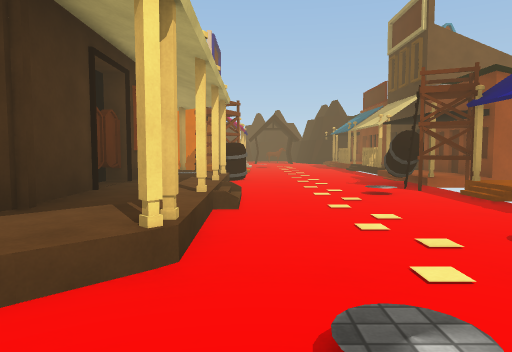
view 1 (above)

16 first-person views from a walk through a Unity game level. The camera is 1.4 m above the floor, tilts 4° down and sees 70° across. The floor is counted in squares, 2 m on a side. Each view is taken from the middle of a square. On the plan, view 1 faces up. The plan holds only what a view shows up to about 11 squares ahead; the rest is blank. The place goes on beyond the plan. The player character is not drawn. Surface patterns are stand-ins for the level's own textures.

view 2
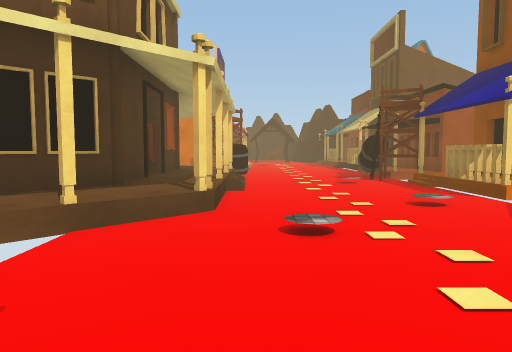

view 3
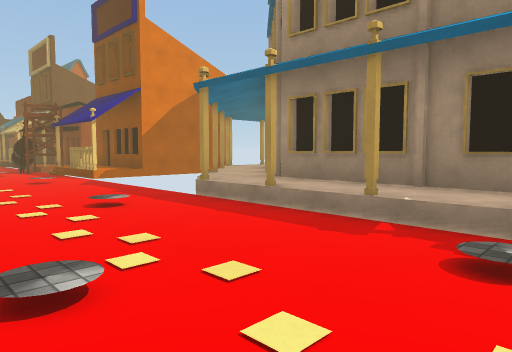

view 4
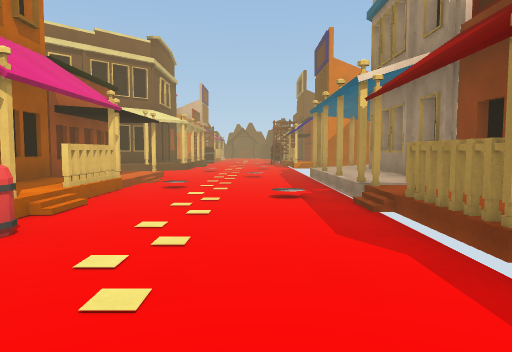

view 5
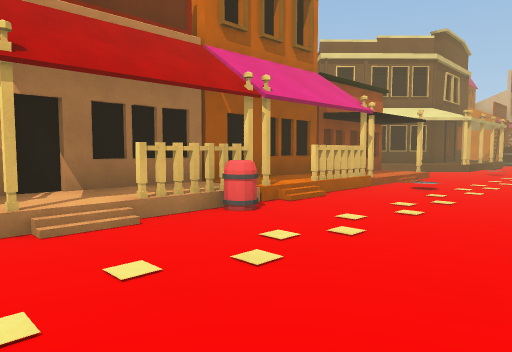

view 6
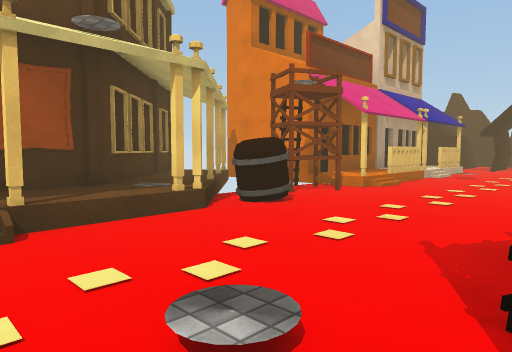

view 7
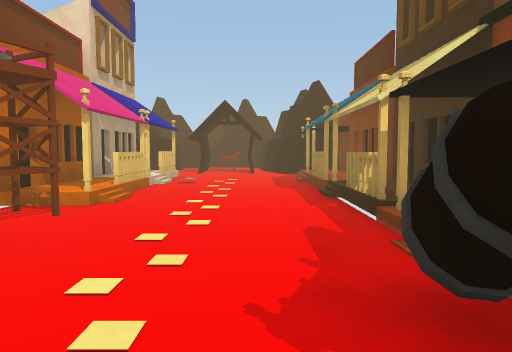

view 8
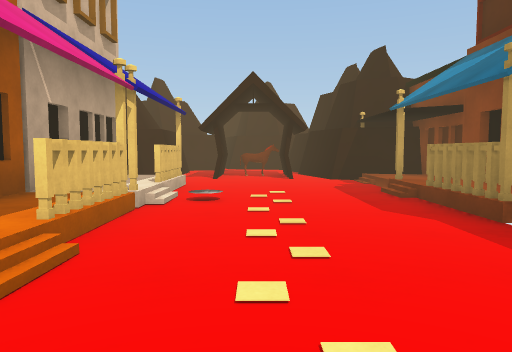

view 9
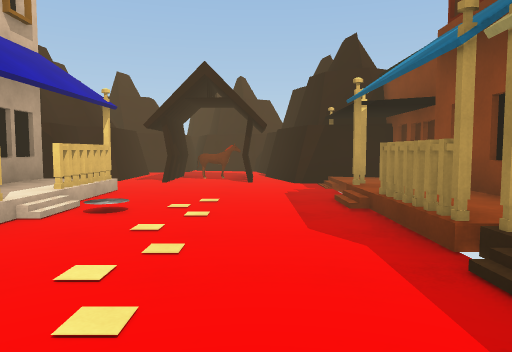

view 10
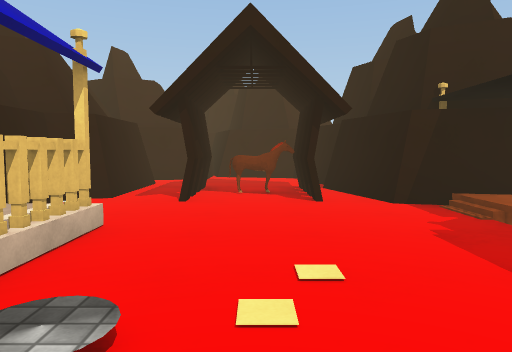

view 11
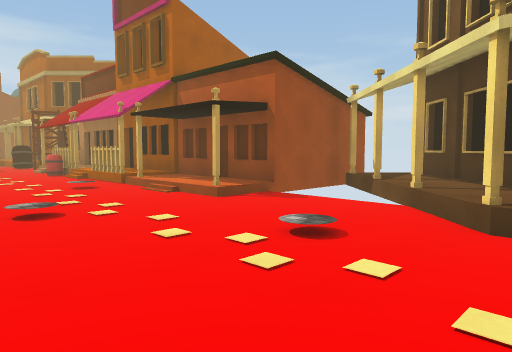

view 12
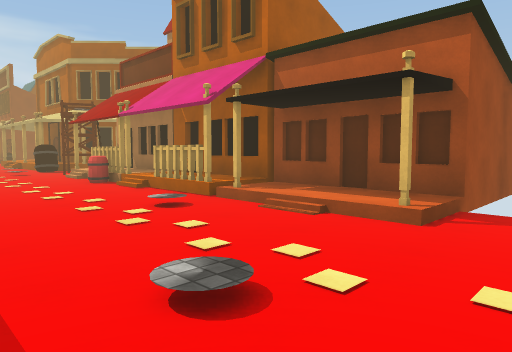

view 13
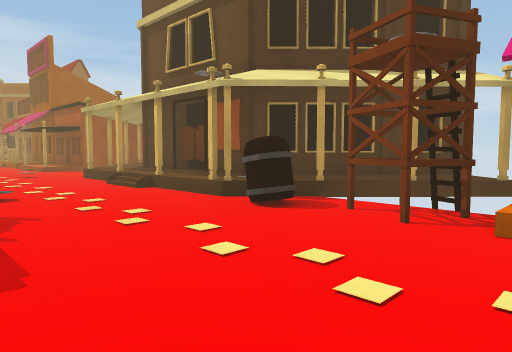

view 14
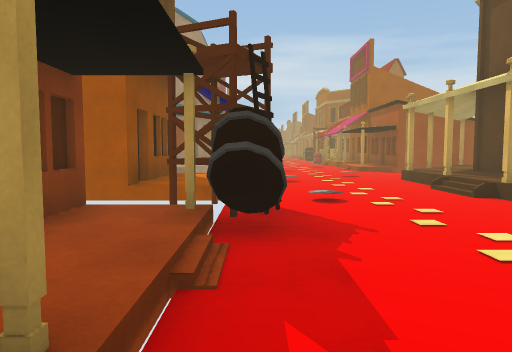

view 15
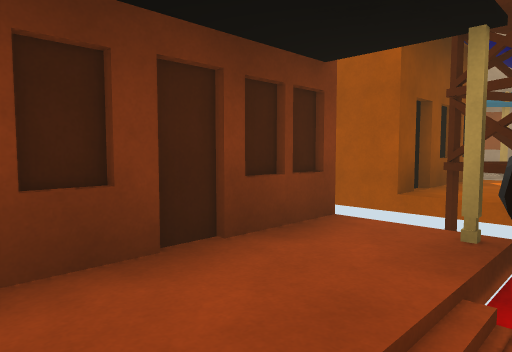

view 16
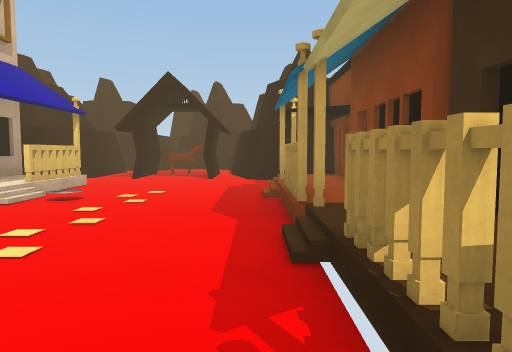

### Floor plan
Key: @ floor where view 1 was taken; # wall or solid block; x gap in a wall; . main floor; : floor 0.25 m higher than the main floor; + floor 0.5 m higher than the main floor; / step, stairs or slope; = window, fence, low wall or low ledge; O other object.
Columns run from 5 left of view 1 to 5 right of it. Each row starts with its distance up from view 1.
 24     ####
 23    ##..##
 22    #....#
 21    #...##
 20    #.####
 19    #...####
 18    #.....:#
 17    #+....##
 16    #+...#+#
 15    #+/...+#
 14    #+...=+#
 13    #+.../##
 12    #+/../##
 11  ####....##
 10  ##OO....##
  9  #+#O....:#
  8  ##+x...O##
  7   ###...OO#
  6    ##../.O#
  5    #+/../+#
  4    #+....+#
  3   ##+....##
  2  ##+#....
  1  #+#.....
  0 x+##.@...
 -1 ####.....##
 -2    #:....+#
 -3    #:....+#
 -4    ##....+#
 -5    ##....+#
 -6    #+....##
 -7    #//...##
 -8    #+#...#
 -9    #+....#
-10    ##/...
-11    OO....

Where each view was taken, in squares from view 1:
view 1: 0 up, 0 right, facing up
view 2: 2 down, 0 right, facing up
view 3: 6 down, 0 right, facing up-right
view 4: 11 down, 2 right, facing up
view 5: 11 down, 3 right, facing up-left
view 6: 5 up, 3 right, facing up-left
view 7: 6 up, 2 right, facing up
view 8: 10 up, 1 right, facing up
view 9: 11 up, 2 right, facing up
view 10: 14 up, 1 right, facing up
view 11: 3 up, 3 right, facing down-left
view 12: 0 up, 3 right, facing down-left
view 13: 12 up, 3 right, facing down-left
view 14: 11 up, 3 right, facing down
view 15: 10 up, 3 right, facing down-right
view 16: 10 up, 3 right, facing up
